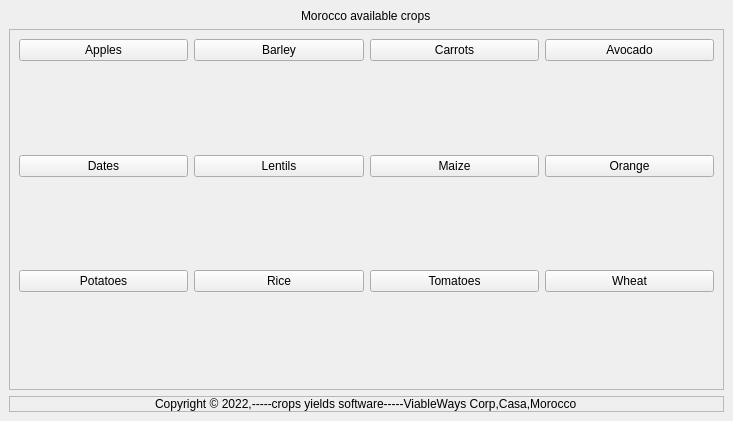
<?xml version="1.0" encoding="UTF-8"?>
<ui version="4.0">
 <class>MainWindow</class>
 <widget class="QMainWindow" name="MainWindow">
  <property name="geometry">
   <rect>
    <x>0</x>
    <y>0</y>
    <width>733</width>
    <height>421</height>
   </rect>
  </property>
  <property name="windowTitle">
   <string>CROP</string>
  </property>
  <widget class="QWidget" name="centralwidget">
   <layout class="QVBoxLayout" name="verticalLayout">
    <item alignment="Qt::AlignHCenter">
     <widget class="QLabel" name="label_2">
      <property name="text">
       <string>Morocco available crops</string>
      </property>
     </widget>
    </item>
    <item>
     <widget class="QFrame" name="frame">
      <property name="sizePolicy">
       <sizepolicy hsizetype="Preferred" vsizetype="Expanding">
        <horstretch>0</horstretch>
        <verstretch>0</verstretch>
       </sizepolicy>
      </property>
      <property name="frameShape">
       <enum>QFrame::StyledPanel</enum>
      </property>
      <property name="frameShadow">
       <enum>QFrame::Raised</enum>
      </property>
      <layout class="QHBoxLayout" name="horizontalLayout">
       <item>
        <layout class="QGridLayout" name="gridLayout">
         <item row="1" column="1" alignment="Qt::AlignHCenter">
          <widget class="QLabel" name="label_9">
           <property name="text">
            <string/>
           </property>
           <property name="pixmap">
            <pixmap resource="../ressource.qrc">:/image/images/003-barley.png</pixmap>
           </property>
          </widget>
         </item>
         <item row="5" column="0" alignment="Qt::AlignHCenter">
          <widget class="QLabel" name="label_12">
           <property name="text">
            <string/>
           </property>
           <property name="pixmap">
            <pixmap resource="../ressource.qrc">:/image/images/013-potato.png</pixmap>
           </property>
          </widget>
         </item>
         <item row="5" column="1" alignment="Qt::AlignHCenter">
          <widget class="QLabel" name="label_13">
           <property name="text">
            <string/>
           </property>
           <property name="pixmap">
            <pixmap resource="../ressource.qrc">:/image/images/rice.png</pixmap>
           </property>
          </widget>
         </item>
         <item row="3" column="2" alignment="Qt::AlignHCenter">
          <widget class="QLabel" name="label_5">
           <property name="text">
            <string/>
           </property>
           <property name="pixmap">
            <pixmap resource="../ressource.qrc">:/image/images/010-corn-cob.png</pixmap>
           </property>
          </widget>
         </item>
         <item row="2" column="1">
          <widget class="QPushButton" name="lentils_btn">
           <property name="text">
            <string>Lentils</string>
           </property>
          </widget>
         </item>
         <item row="2" column="2">
          <widget class="QPushButton" name="maize_btn">
           <property name="text">
            <string>Maize</string>
           </property>
          </widget>
         </item>
         <item row="2" column="0">
          <widget class="QPushButton" name="dates_btn">
           <property name="text">
            <string>Dates</string>
           </property>
          </widget>
         </item>
         <item row="0" column="2">
          <widget class="QPushButton" name="carrots_btn">
           <property name="text">
            <string>Carrots</string>
           </property>
          </widget>
         </item>
         <item row="3" column="3" alignment="Qt::AlignHCenter">
          <widget class="QLabel" name="label_4">
           <property name="text">
            <string/>
           </property>
           <property name="pixmap">
            <pixmap resource="../ressource.qrc">:/image/images/012-orange.png</pixmap>
           </property>
          </widget>
         </item>
         <item row="1" column="3" alignment="Qt::AlignHCenter">
          <widget class="QLabel" name="label_11">
           <property name="text">
            <string/>
           </property>
           <property name="pixmap">
            <pixmap resource="../ressource.qrc">:/image/images/avo.png</pixmap>
           </property>
          </widget>
         </item>
         <item row="1" column="2" alignment="Qt::AlignHCenter">
          <widget class="QLabel" name="label_10">
           <property name="text">
            <string/>
           </property>
           <property name="pixmap">
            <pixmap resource="../ressource.qrc">:/image/images/005-carrots.png</pixmap>
           </property>
          </widget>
         </item>
         <item row="3" column="1" alignment="Qt::AlignHCenter">
          <widget class="QLabel" name="label_6">
           <property name="text">
            <string/>
           </property>
           <property name="pixmap">
            <pixmap resource="../ressource.qrc">:/image/images/009-lentils.png</pixmap>
           </property>
          </widget>
         </item>
         <item row="3" column="0" alignment="Qt::AlignHCenter">
          <widget class="QLabel" name="label_7">
           <property name="text">
            <string/>
           </property>
           <property name="pixmap">
            <pixmap resource="../ressource.qrc">:/image/images/007-dates.png</pixmap>
           </property>
          </widget>
         </item>
         <item row="5" column="3" alignment="Qt::AlignHCenter">
          <widget class="QLabel" name="label_3">
           <property name="text">
            <string/>
           </property>
           <property name="pixmap">
            <pixmap resource="../ressource.qrc">:/image/images/016-wheat-1.png</pixmap>
           </property>
          </widget>
         </item>
         <item row="5" column="2" alignment="Qt::AlignHCenter">
          <widget class="QLabel" name="label_14">
           <property name="text">
            <string/>
           </property>
           <property name="pixmap">
            <pixmap resource="../ressource.qrc">:/image/images/015-tomato.png</pixmap>
           </property>
          </widget>
         </item>
         <item row="2" column="3">
          <widget class="QPushButton" name="orange_btn">
           <property name="text">
            <string>Orange</string>
           </property>
          </widget>
         </item>
         <item row="0" column="0">
          <widget class="QPushButton" name="apples_btn">
           <property name="text">
            <string>Apples</string>
           </property>
          </widget>
         </item>
         <item row="0" column="1">
          <widget class="QPushButton" name="barley_btn">
           <property name="text">
            <string>Barley</string>
           </property>
          </widget>
         </item>
         <item row="0" column="3">
          <widget class="QPushButton" name="avocado_btn">
           <property name="text">
            <string>Avocado</string>
           </property>
          </widget>
         </item>
         <item row="1" column="0" alignment="Qt::AlignHCenter">
          <widget class="QLabel" name="label_8">
           <property name="text">
            <string/>
           </property>
           <property name="pixmap">
            <pixmap resource="../ressource.qrc">:/image/images/001-apple.png</pixmap>
           </property>
          </widget>
         </item>
         <item row="4" column="0">
          <widget class="QPushButton" name="potatoes_btn">
           <property name="text">
            <string>Potatoes</string>
           </property>
          </widget>
         </item>
         <item row="4" column="1">
          <widget class="QPushButton" name="rice_btn">
           <property name="text">
            <string>Rice</string>
           </property>
          </widget>
         </item>
         <item row="4" column="2">
          <widget class="QPushButton" name="tomatoes_btn">
           <property name="text">
            <string>Tomatoes</string>
           </property>
          </widget>
         </item>
         <item row="4" column="3">
          <widget class="QPushButton" name="wheat_btn">
           <property name="text">
            <string>Wheat</string>
           </property>
          </widget>
         </item>
        </layout>
       </item>
      </layout>
     </widget>
    </item>
    <item>
     <widget class="QFrame" name="frame_3">
      <property name="styleSheet">
       <string notr="true">font: 9pt &quot;Ubuntu&quot;;</string>
      </property>
      <property name="frameShape">
       <enum>QFrame::StyledPanel</enum>
      </property>
      <property name="frameShadow">
       <enum>QFrame::Raised</enum>
      </property>
      <layout class="QHBoxLayout" name="horizontalLayout_2">
       <property name="spacing">
        <number>0</number>
       </property>
       <property name="leftMargin">
        <number>0</number>
       </property>
       <property name="topMargin">
        <number>0</number>
       </property>
       <property name="rightMargin">
        <number>0</number>
       </property>
       <property name="bottomMargin">
        <number>0</number>
       </property>
       <item alignment="Qt::AlignHCenter">
        <widget class="QLabel" name="label">
         <property name="text">
          <string>Copyright © 2022,-----crops yields software-----ViableWays Corp,Casa,Morocco</string>
         </property>
        </widget>
       </item>
      </layout>
     </widget>
    </item>
   </layout>
  </widget>
 </widget>
 <resources>
  <include location="../ressource.qrc"/>
 </resources>
 <connections/>
</ui>
